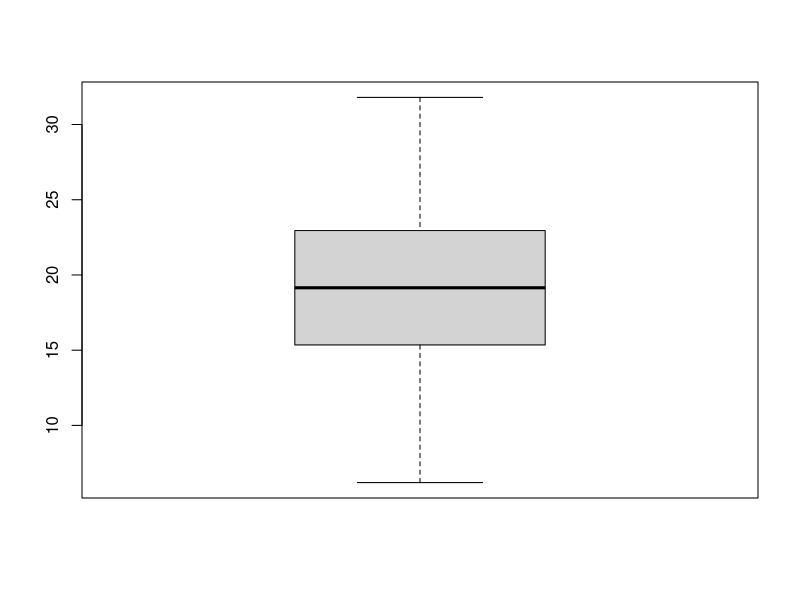
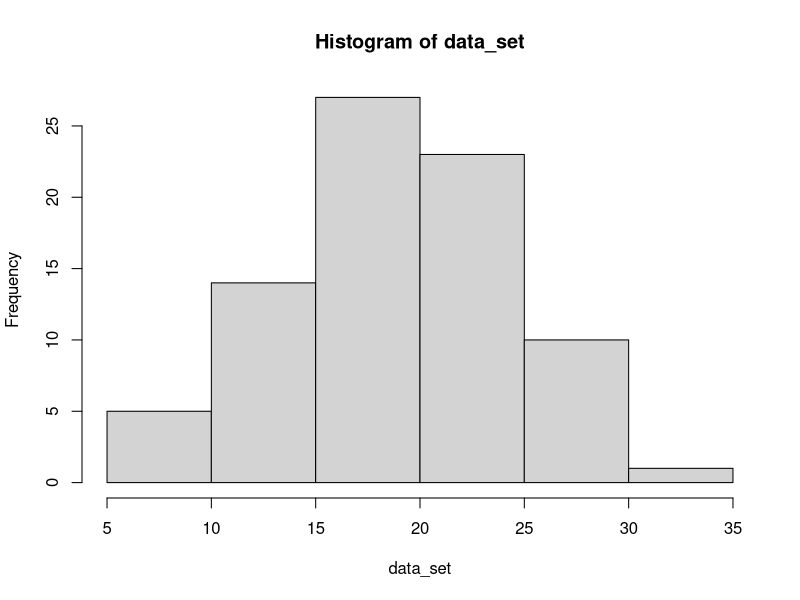

These charts were generated, in order, by the following R code:
#Method to calculate the mode of a series
getMode <- function(x) {
  uniques <- unique(x)
  uniques[which.max(tabulate(match(x, uniques)))]
}


data_set <- c(15.8,22.7,26.8,19.1,18.5,14.4,8.3,25.9,26.4,9.8,21.9,10.5,17.3,6.2,18.0,22.9,24.6,19.4,12.3,15.9,20.1,17.0,22.3,27.5,23.9,17.5,11.0,20.4,16.2,20.8,20.9,21.4,18.0,24.3,11.8,17.9,18.7,12.8,15.5,19.2,13.9,28.6,19.4,21.6,13.5,24.6,20.0,24.1,9.0,17.6,25.7,20.1,13.2,23.7,10.7,19.0,14.5,18.1,31.8,28.5,22.7,15.2,23.0,29.6,11.2,14.7,20.5,26.6,13.3,18.1,24.8,26.1,7.7,22.5,19.3,19.4,16.7,16.9,23.5,18.4)

# ===== Item n. 1 ===== #
m_data <- mean(data_set) # Mean of the data set
med_data <- median(data_set) # Median of the data set (also second quantile)
mod_data <- getMode(data_set) # Mode of the data set
var_data <- var(data_set)
std_data <- sd(data_set)
cv_data <- std_data/m_data
# ===== Item n. 2 ===== #
boxplot(data_set)
hist(data_set)

# ===== Item n. 3 ===== #
quanta <- quantile(data_set, probs = c(0.25, 0.50, 0.75), na.rm = TRUE) # Gets all quantiles 
Q1 <- quanta[1]
Q2 <- quanta[2]
Q3 <- quanta[3]
iqr <- Q3 - Q1

# ===== Item n. 4 ===== #
limit <- 25 # Threshold of pollutant emission
excess <- sum(data_set > limit) # Sum of days on which the limit was exceeded
total_days <- length(data_set) # Total number of days
prop <- excess/total_days # Ratio of days over the limit vs days below the limit
percent <- prop*100 




print("========== DATA ANALYSIS ==========")
sprintf("Mean: %s", m_data)
sprintf("Median: %s", med_data)
sprintf("Mode: %s", mod_data)
sprintf("Variance: %s", var_data)
sprintf("Standard Deviation: %s", std_data)
sprintf("Coefficient of variation: %s",cv_data)
sprintf("Q1: %s", Q1)
sprintf("Q2: %s", Q2)
sprintf("Q3: %s", Q3)
sprintf("IQR: %s", iqr)
sprintf("Percentage of days above the limit X days below the limit: %s ", percent)
print("==========//==========")


